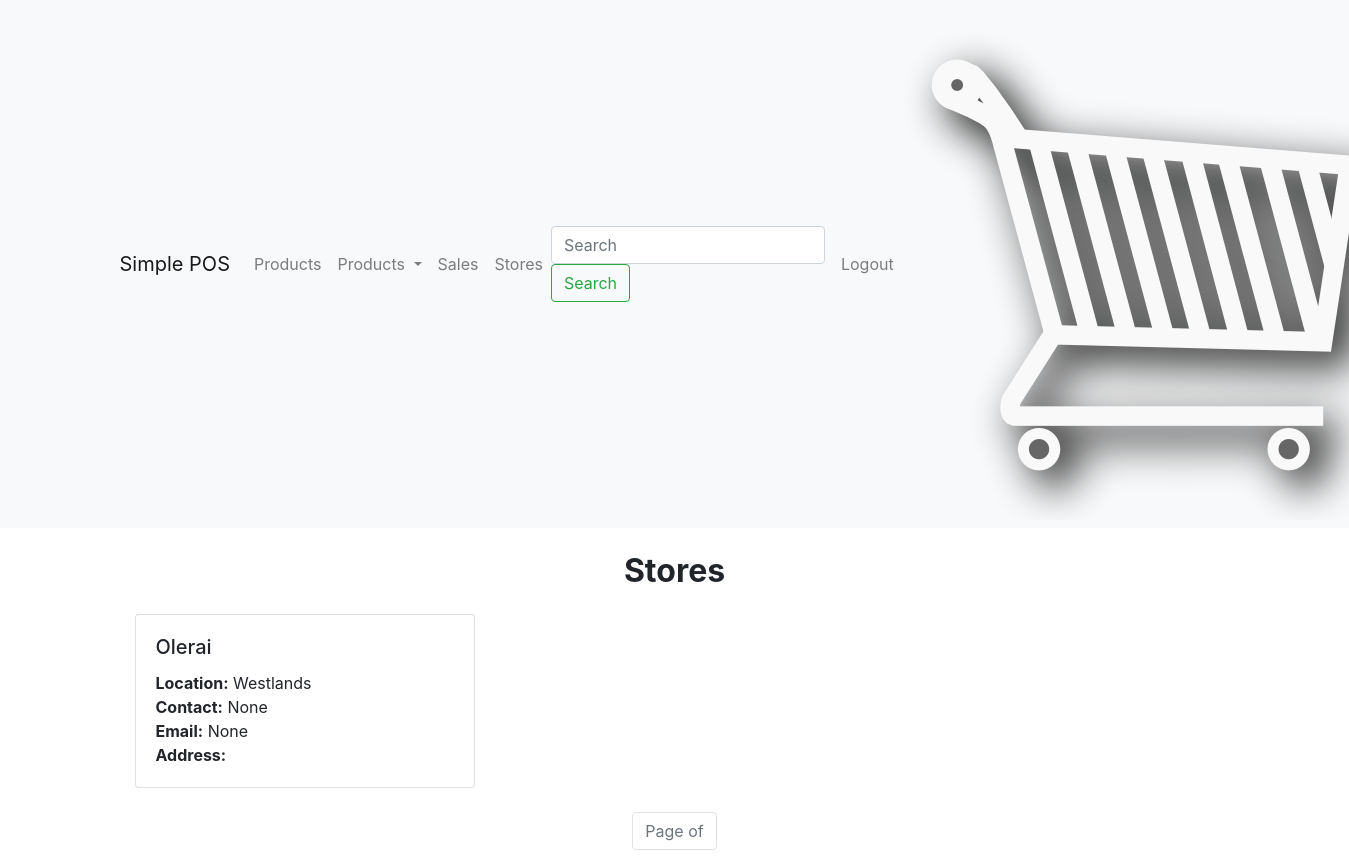
Page /stores/ (signed in) on the committed database.
### stores/models.py (models this page shows)
class Store(models.Model):
    owner = models.ForeignKey(settings.AUTH_USER_MODEL, related_name='stores', null=True, blank=True, on_delete=models.CASCADE)
    name = models.CharField(max_length=255, default='')
    location = models.CharField(max_length=255, blank=True, null=True)
    contact_number = models.CharField(max_length=15, blank=True, null=True)
    email = models.EmailField(blank=True, null=True)
    address = models.TextField(blank=True, null=True)
    image = models.ImageField(upload_to='store_images/', blank=True, null=True)
    def __str__(self):
        return self.name

### stores/views.py (the view)
# urls.py: path('', StoreListView.as_view(), name='store_list'),
class StoreListView(LoginRequiredMixin, SearchMixin, ListView):
    model = Store
    template_name = 'stores/store_list.html'
    context_object_name = 'stores'
    search_fields = ['name', 'location', 'contact_number', 'email', 'address']  # Fields to search
    def get_queryset(self):
        queryset = super().get_queryset()  # Call the mixin's get_queryset
        print("Query set: ",queryset)
        return queryset  # This will include search functionality

### accounts/models.py (called while the page is built)
    def __str__(self):
        return self.email

### core/mixins.py (called while the page is built, shortened)
    def get_queryset(self):
        queryset = super().get_queryset()
        query = self.request.GET.get('q')
        print("Query", query)
        return queryset

### templates/stores/store_list.html (shortened to what this page needs)
{% extends 'base_generic.html' %}
{% block content %}
  <div class="container mt-4">
    <h2 class="text-center font-weight-bold mb-4">Stores</h2>
    <div class="row">
      {% for store in stores %}
        <div class="col-md-4 mb-4">
          <div class="card">
            <div class="card-body">
              <h5 class="card-title">{{ store.name }}</h5>
              <p class="card-text">
                <strong>Location:</strong> {{ store.location }}<br>
                <strong>Contact:</strong> {{ store.contact_number }}<br>
                <strong>Email:</strong> {{ store.email }}<br>
                <strong>Address:</strong> {{ store.address }}
              </p>
            </div>
          </div>
        </div>
      {% empty %}
        <div class="col-12">
          <div class="alert alert-info" role="alert">
            No stores available.
          </div>
        </div>
      {% endfor %}
    </div>
    <nav aria-label="Page navigation">
      <ul class="pagination justify-content-center">
        <li class="page-item disabled">
          <span class="page-link">
            Page {{ page_obj.number }} of {{ page_obj.paginator.num_pages }}
          </span>
        </li>
      </ul>
    </nav>
  </div>
{% endblock %}

### rows in the picture
Store: name "Olerai", location "Westlands", contact_number "None", email "None"
